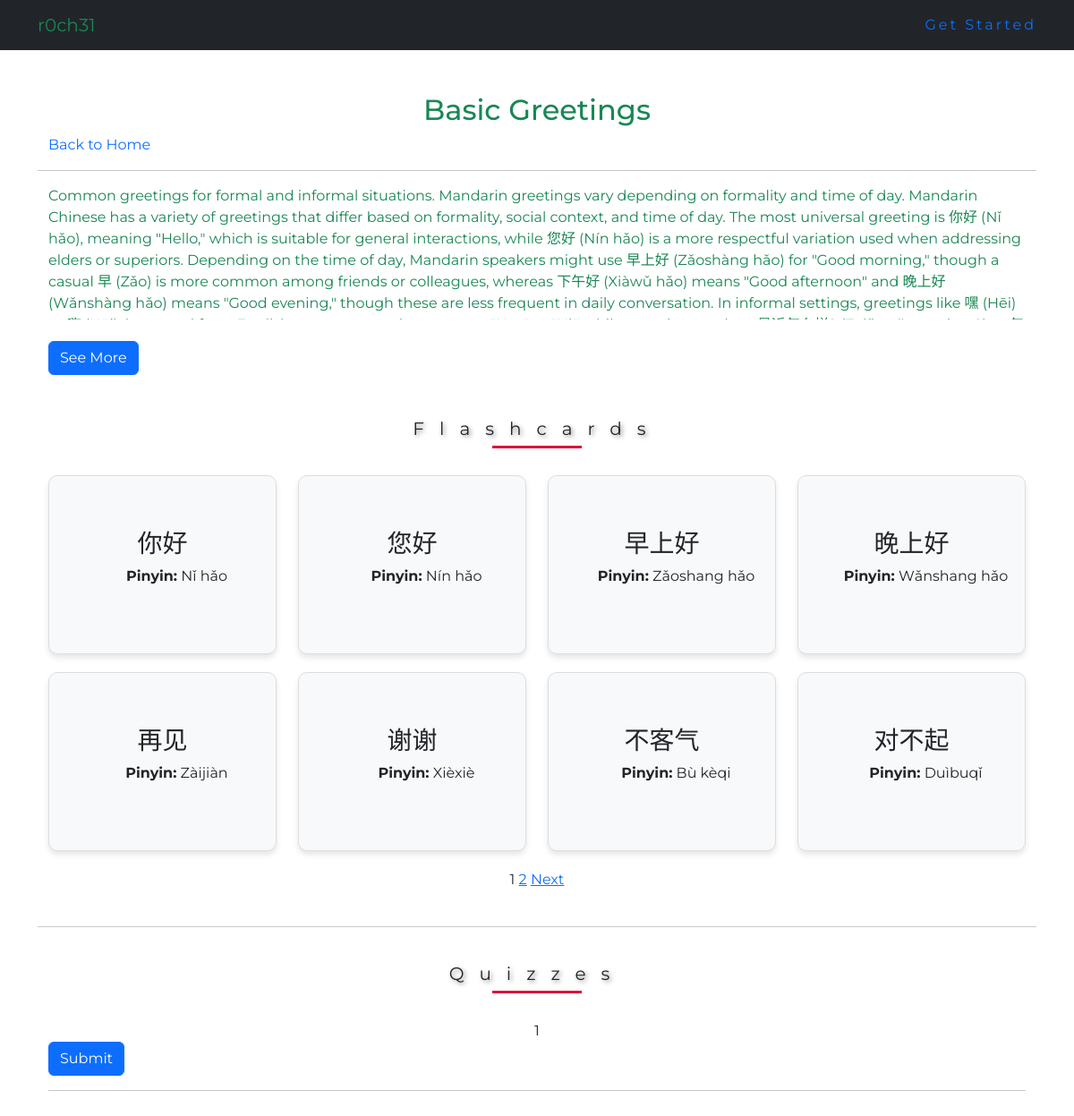
Page /lessons/2/ on the committed database.
### mandarin/models.py (models this page shows, shortened)
class Lesson(models.Model):
    id = models.AutoField(primary_key=True)
    chapter = models.ForeignKey(Chapter, on_delete=models.CASCADE, related_name='lessons')
    title = models.CharField(max_length=255)
    content = models.TextField()

class Flashcard(models.Model):
    id = models.AutoField(primary_key=True)
    lesson = models.ForeignKey(Lesson, on_delete=models.CASCADE, related_name='flashcards')
    chinese_character = models.CharField(max_length=10)
    pinyin = models.CharField(max_length=50)
    english_translation = models.CharField(max_length=255)

### mandarin/views.py (the view, shortened to what this page needs)
# urls.py: path('lessons/<int:lesson_id>/', views.lesson_detail, name='lesson_detail'),
def lesson_detail(request, lesson_id):
    lesson = get_object_or_404(Lesson.objects.prefetch_related('flashcards', 'quizzes'), id=lesson_id)
    flashcards_list = lesson.flashcards.all().order_by('id')
    quizzes_list = lesson.quizzes.all().order_by('id')
    flashcard_paginator = Paginator(flashcards_list, 8)
    flashcard_page_number = request.GET.get('flashcard_page')
    flashcards = flashcard_paginator.get_page(flashcard_page_number)
    quiz_paginator = Paginator(quizzes_list, 5)
    quiz_page_number = request.GET.get('quiz_page')
    quizzes = quiz_paginator.get_page(quiz_page_number)
    results = {}
    score = 0
    return render(request, 'mandarin/lesson_detail.html', {
        'lesson': lesson,
        'flashcards': flashcards,
        'quizzes': quizzes,
        'results': results,
        'score': score,
    })

### mandarin/templates/mandarin/lesson_detail.html (shortened to what this page needs)
{% extends "mandarin/base.html" %}
{% block content %}
<div class="container">
    <div class="container mt-5">
        <h2 class="text-success text-center">{{ lesson.title }}</h2>
        <a href="{% url 'home' %}" class="text-decoration-none">Back to Home</a>
    </div>
    <hr>
    <div class="container mt-2">
        <p id="lessonContent" class="overflow-auto text-justify text-success" style="max-height: 150px; overflow-y: hidden;">
            {{ lesson.content }}
        </p>
        <button id="toggleButton" class="btn btn-primary mt-2">See More</button>
    </div>
    <div class="container mt-5">
        <h4>Flashcards</h4>
        <div class="row">
            {% for flashcard in flashcards %}
            <div class="col-md-3">
                <div class="flip-card">
                    <div class="flip-card-inner">
                        <div class="flip-card-front">
                            <div class="row">
                                <h3>{{ flashcard.chinese_character }}</h3>
                                <p class="mx-3"><strong>Pinyin:</strong> {{ flashcard.pinyin }}</p>
                            </div>
                        </div>
                        <div class="flip-card-back">
                            <p><strong>Meaning:</strong> {{ flashcard.english_translation }}</p>
                        </div>
                    </div>
                </div>
            </div>
            {% endfor %}
        </div>
    </div>
    <div class="text-center">
        {% for page in flashcards.paginator.page_range %}
            {% if page == flashcards.number %}
                <span>{{ page }}</span>
            {% else %}
                <a href="?flashcard_page={{ page }}">{{ page }}</a>
            {% endif %}
        {% endfor %}
        {% if flashcards.has_next %}
            <a href="?flashcard_page={{ flashcards.next_page_number }}">Next</a>
        {% endif %}
    </div>
    <br>
    <hr>
    <div class="container mt-3">
        <h4>Quizzes</h4>
        <div style="text-align: left;">
            <form method="post">
            <div class="text-center">
                {% for page in quizzes.paginator.page_range %}
                    {% if page == quizzes.number %}
                        <span>{{ page }}</span>
                    {% else %}
                        <a href="?quiz_page={{ page }}">{{ page }}</a>
                    {% endif %}
                {% endfor %}
            </div>
            <button type="submit" class="btn btn-primary">Submit</button>
            </form>
            <hr>
        </div>
        <br><br>
    </div>
</div>
<br><br>
{% endblock %}

### static/css/style.css (style rules this page uses)
body { margin: 0; padding: 0; font-family: 'Montserrat', sans-serif; }
.flip-card { width: 100%; height: 200px; perspective: 1000px; margin-bottom: 20px; }
.flip-card-inner { position: relative; width: 100%; height: 100%; text-align: center; transition: transform 0.6s; transform-style: preserve-3d; }
.flip-card-front, .flip-card-back { position: absolute; width: 100%; height: 100%; backface-visibility: hidden; display: flex; justify-content: center; align-items: center; border: 1px solid #ddd; border-radius: 10px; box-shadow: 0 4px 6px rgba(0, 0, 0, 0.1); padding: 20px; }
.flip-card-front { background: #f8f9fa; }
.flip-card-back { background: #007bff; color: white; transform: rotateY(180deg); }
h4 { text-align: center; letter-spacing: 17px; font-size: 60px; font-style: bold; text-shadow: 2px 2px 5px gray; }
h4 { width: 100%; font-weight: normal; font-size: 20px; position: relative; margin: 40px 0; }
h4::before { content: ''; position: absolute; width: 100px; height: 3px; background-color: crimson; bottom: -10px; left: 50%; transform: translateX(-50%); animation: animate 4s linear infinite; }

### rows in the picture
Lesson: title "Basic Greetings", content "Common greetings for formal and informal situations. Mandarin greetings vary depending on formality and time of day. Mandarin Chinese has a variety of greetings that differ based on formality, social context, and time of day. The most universal greeting is 你好 (Nǐ hǎo), meaning \"Hello,\" which is suitable for general interactions, while 您好 (Nín hǎo) is a more respectful variation used when addressing elders or superiors. Depending on the time of day, Mandarin speakers might use 早上好 (Zǎoshàng hǎo) for \"Good morning,\" though a casual 早 (Zǎo) is more common among friends or colleagues, whereas 下午好 (Xiàwǔ hǎo) means \"Good afternoon\" and 晚上好 (Wǎnshàng hǎo) means \"Good evening,\" though these are…"
Flashcard: chinese_character "你好", pinyin "Nǐ hǎo"
Flashcard: chinese_character "您好", pinyin "Nín hǎo"
Flashcard: chinese_character "早上好", pinyin "Zǎoshang hǎo"
Flashcard: chinese_character "晚上好", pinyin "Wǎnshang hǎo"
Flashcard: chinese_character "再见", pinyin "Zàijiàn"
Flashcard: chinese_character "谢谢", pinyin "Xièxiè"
Flashcard: chinese_character "不客气", pinyin "Bù kèqi"
Flashcard: chinese_character "对不起", pinyin "Duìbuqǐ"

### other values in the picture
{{ page }} "1"
{{ page }} "2"
